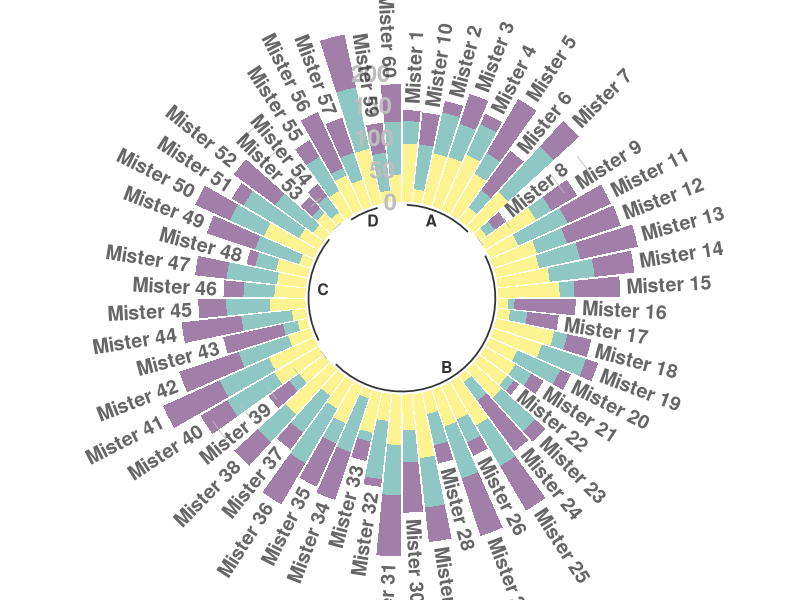

Write the R code that produced this figure.
# library
library(tidyverse)
library(viridis)

# Create dataset
data <- data.frame(
  individual=paste( "Mister ", seq(1,60), sep=""),
  group=c( rep('A', 10), rep('B', 30), rep('C', 14), rep('D', 6)) ,
  value1=sample( seq(10,100), 60, replace=T),
  value2=sample( seq(10,100), 60, replace=T),
  value3=sample( seq(10,100), 60, replace=T)
)

# Transform data in a tidy format (long format)
data <- data %>% gather(key = "observation", value="value", -c(1,2)) 

# Set a number of 'empty bar' to add at the end of each group
empty_bar <- 2
nObsType <- nlevels(as.factor(data$observation))
to_add <- data.frame( matrix(NA, empty_bar*nlevels(data$group)*nObsType, ncol(data)) )
colnames(to_add) <- colnames(data)
to_add$group <- rep(levels(data$group), each=empty_bar*nObsType )
data <- rbind(data, to_add)
data <- data %>% arrange(group, individual)
data$id <- rep( seq(1, nrow(data)/nObsType) , each=nObsType)

# Get the name and the y position of each label
label_data <- data %>% group_by(id, individual) %>% summarize(tot=sum(value))
number_of_bar <- nrow(label_data)
angle <- 90 - 360 * (label_data$id-0.5) /number_of_bar     # I substract 0.5 because the letter must have the angle of the center of the bars. Not extreme right(1) or extreme left (0)
label_data$hjust <- ifelse( angle < -90, 1, 0)
label_data$angle <- ifelse(angle < -90, angle+180, angle)

# prepare a data frame for base lines
base_data <- data %>% 
  group_by(group) %>% 
  summarize(start=min(id), end=max(id) - empty_bar) %>% 
  rowwise() %>% 
  mutate(title=mean(c(start, end)))

# prepare a data frame for grid (scales)
grid_data <- base_data
grid_data$end <- grid_data$end[ c( nrow(grid_data), 1:nrow(grid_data)-1)] + 1
grid_data$start <- grid_data$start - 1
grid_data <- grid_data[-1,]

# Make the plot
p <- ggplot(data) +      
  
  # Add the stacked bar
  geom_bar(aes(x=as.factor(id), y=value, fill=observation), stat="identity", alpha=0.5) +
  scale_fill_viridis(discrete=TRUE) +
  
  # Add a val=100/75/50/25 lines. I do it at the beginning to make sur barplots are OVER it.
  geom_segment(data=grid_data, aes(x = end, y = 0, xend = start, yend = 0), colour = "grey", alpha=1, size=0.3 , inherit.aes = FALSE ) +
  geom_segment(data=grid_data, aes(x = end, y = 50, xend = start, yend = 50), colour = "grey", alpha=1, size=0.3 , inherit.aes = FALSE ) +
  geom_segment(data=grid_data, aes(x = end, y = 100, xend = start, yend = 100), colour = "grey", alpha=1, size=0.3 , inherit.aes = FALSE ) +
  geom_segment(data=grid_data, aes(x = end, y = 150, xend = start, yend = 150), colour = "grey", alpha=1, size=0.3 , inherit.aes = FALSE ) +
  geom_segment(data=grid_data, aes(x = end, y = 200, xend = start, yend = 200), colour = "grey", alpha=1, size=0.3 , inherit.aes = FALSE ) +
  
  # Add text showing the value of each 100/75/50/25 lines
  ggplot2::annotate("text", x = rep(max(data$id),5), y = c(0, 50, 100, 150, 200), label = c("0", "50", "100", "150", "200") , color="grey", size=6 , angle=0, fontface="bold", hjust=1) +
  
  ylim(-150,max(label_data$tot, na.rm=T)) +
  theme_minimal() +
  theme(
    legend.position = "none",
    axis.text = element_blank(),
    axis.title = element_blank(),
    panel.grid = element_blank(),
    plot.margin = unit(rep(-1,4), "cm") 
  ) +
  coord_polar() +
  
  # Add labels on top of each bar
  geom_text(data=label_data, aes(x=id, y=tot+10, label=individual, hjust=hjust), color="black", fontface="bold",alpha=0.6, size=5, angle= label_data$angle, inherit.aes = FALSE ) +
  
  # Add base line information
  geom_segment(data=base_data, aes(x = start, y = -5, xend = end, yend = -5), colour = "black", alpha=0.8, size=0.6 , inherit.aes = FALSE )  +
  geom_text(data=base_data, aes(x = title, y = -18, label=group), hjust=c(1,1,0,0), colour = "black", alpha=0.8, size=4, fontface="bold", inherit.aes = FALSE)

p

# Save at png
# ggsave(p, file="output.png", width=10, height=10)